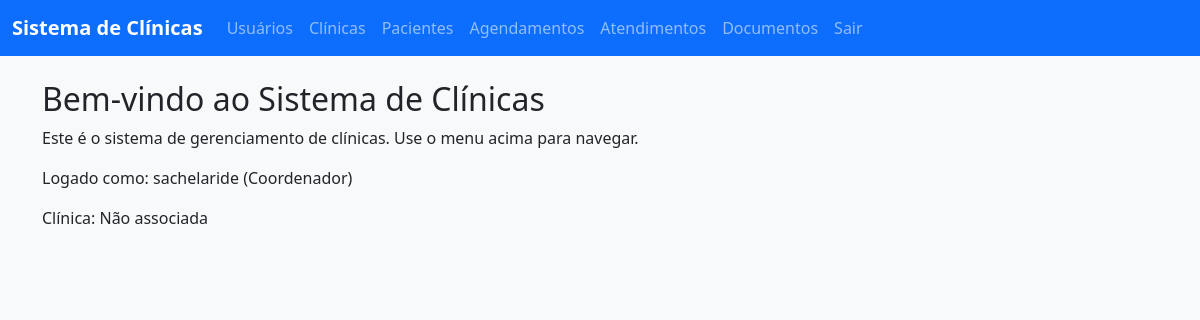
The page / (signed in) on the database as committed earlier.
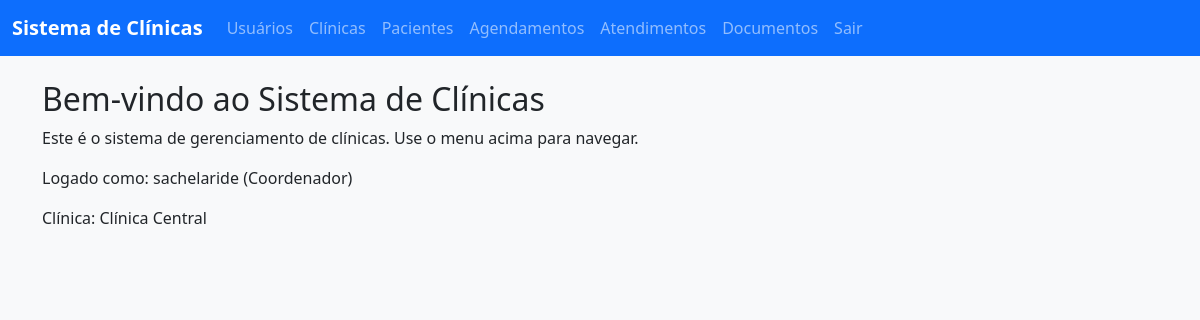
The same page on the database as committed later.
### clinica/models.py (models this page shows, shortened)
class User(AbstractUser):
    PERFIL_CHOICES = (
        ('ATENDENTE', 'Atendente'),
        ('ALUNO', 'Aluno'),
        ('PROFESSOR', 'Professor'),
        ('COORDENADOR', 'Coordenador'),
    )
    rgm = models.CharField(max_length=20, unique=True, blank=True, null=True)
    perfil = models.CharField(max_length=20, choices=PERFIL_CHOICES, blank=True)
    clinica = models.ForeignKey('Clinica', on_delete=models.SET_NULL, null=True, blank=True)
    groups = models.ManyToManyField(
        'auth.Group',
        related_name='clinica_user_groups',
        blank=True,
        help_text='The groups this user belongs to.',
    )
    user_permissions = models.ManyToManyField(
        'auth.Permission',
        related_name='clinica_user_permissions',
        blank=True,
        help_text='Specific permissions for this user.',
    )

class Clinica(models.Model):
    nome = models.CharField(max_length=100)       # Nome da clínica
    endereco = models.TextField()                 # Endereço da clínica
    telefone = models.CharField(max_length=15, blank=True) # Telefone (opcional)

### clinica/views.py (the view)
# urls.py: path('', views.index, name='index'),
def index(request):
    return render(request, 'index.html')

### clinica/templates/index.html
{% extends 'base.html' %}
{% load static %}
{% block content %}
    <h2>Bem-vindo ao Sistema de Clínicas</h2>
    <p>Este é o sistema de gerenciamento de clínicas. Use o menu acima para navegar.</p>
    {% if user.is_authenticated %}
        <p>Logado como: {{ user.username }} ({{ user.get_perfil_display }})</p>
        {% if user.clinica %}
            <p>Clínica: {{ user.clinica.nome }}</p>
        {% else %}
            <p>Clínica: Não associada</p>
        {% endif %}
    {% else %}
        <p>Faça login para acessar o sistema.</p>
        <a href="{% url 'clinica:login' %}" class="btn btn-primary">Login</a>
    {% endif %}
{% endblock %}

Rows that differ between the two databases and show on the page:
changed User "sachelaride": clinica_id empty → 1 (drawn); clinica.nome (not shown) → "Clínica Central"
Other text that changed with them:
text no longer shown: "Clínica: Não associada"
text now shown: "Clínica:"
